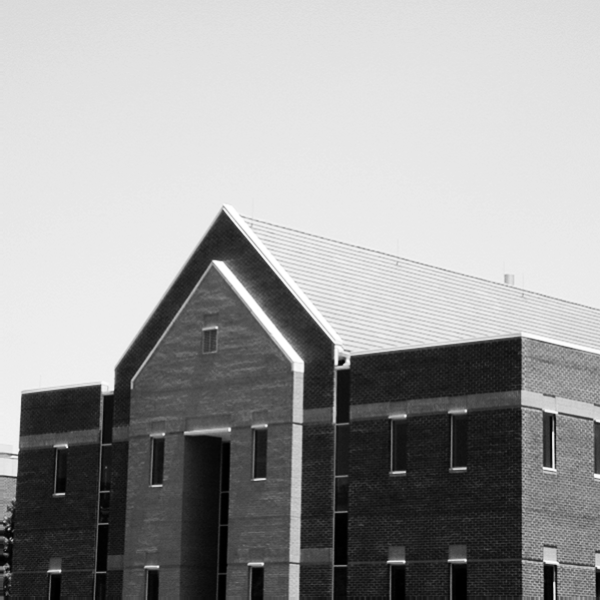
#> input picture input/building.tif, 600 x 600 px
$ python 3.1.py
#> lines starting #> are read from the running program, lines starting #| are printed output that depends on the picture
import cv2 as cv
import numpy as np

img = cv.imread("input/building.tif")
#> img is the input picture: shape (600, 600, 3); min 0, max 255, mean 155.8
img = cv.resize(img, (400,400))
#> img: shape (400, 400, 3)
img = cv.cvtColor(img, cv.COLOR_BGR2GRAY)
#> img: shape (400, 400)

res = np.zeros(img.shape)
rows, cols = img.shape
#> rows = 400; cols = 400

# Vertical mask
filter = np.array([[-1,0,1],
                   [-1,0,1],
                   [-1,0,1]])


for i in range(2, rows - 2):
    for j in range(2, cols - 2):
        smallImg = img[i-1:i+2, j-1:j+2] # (3*3)
        res[i][j]= np.sum(smallImg * filter)
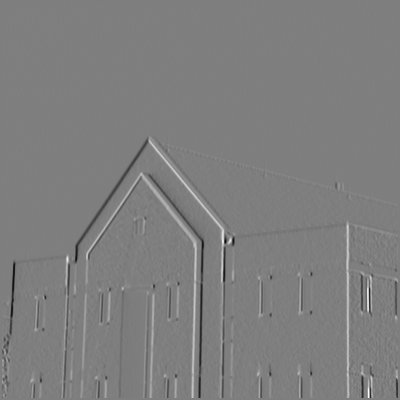
#> res: shape (400, 400) float64; min -640, max 646, mean -0.3; drawn with min black and max white

cv.imwrite("output/buildingResult1.jpg", res)
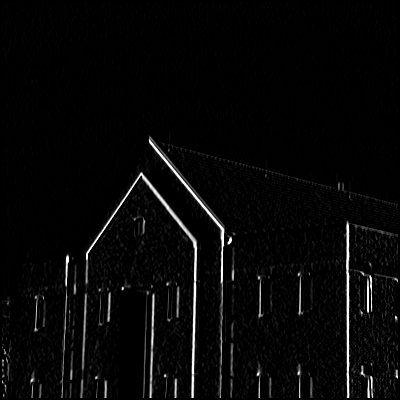
#> saved as buildingResult1.jpg: shape (400, 400); min 0, max 255, mean 7.4
cv.imshow("show", res)
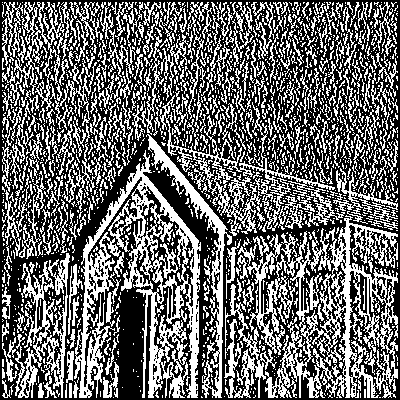
#> window 'show': shape (400, 400); 41.1% white in thin lines or dots
cv.waitKey()
